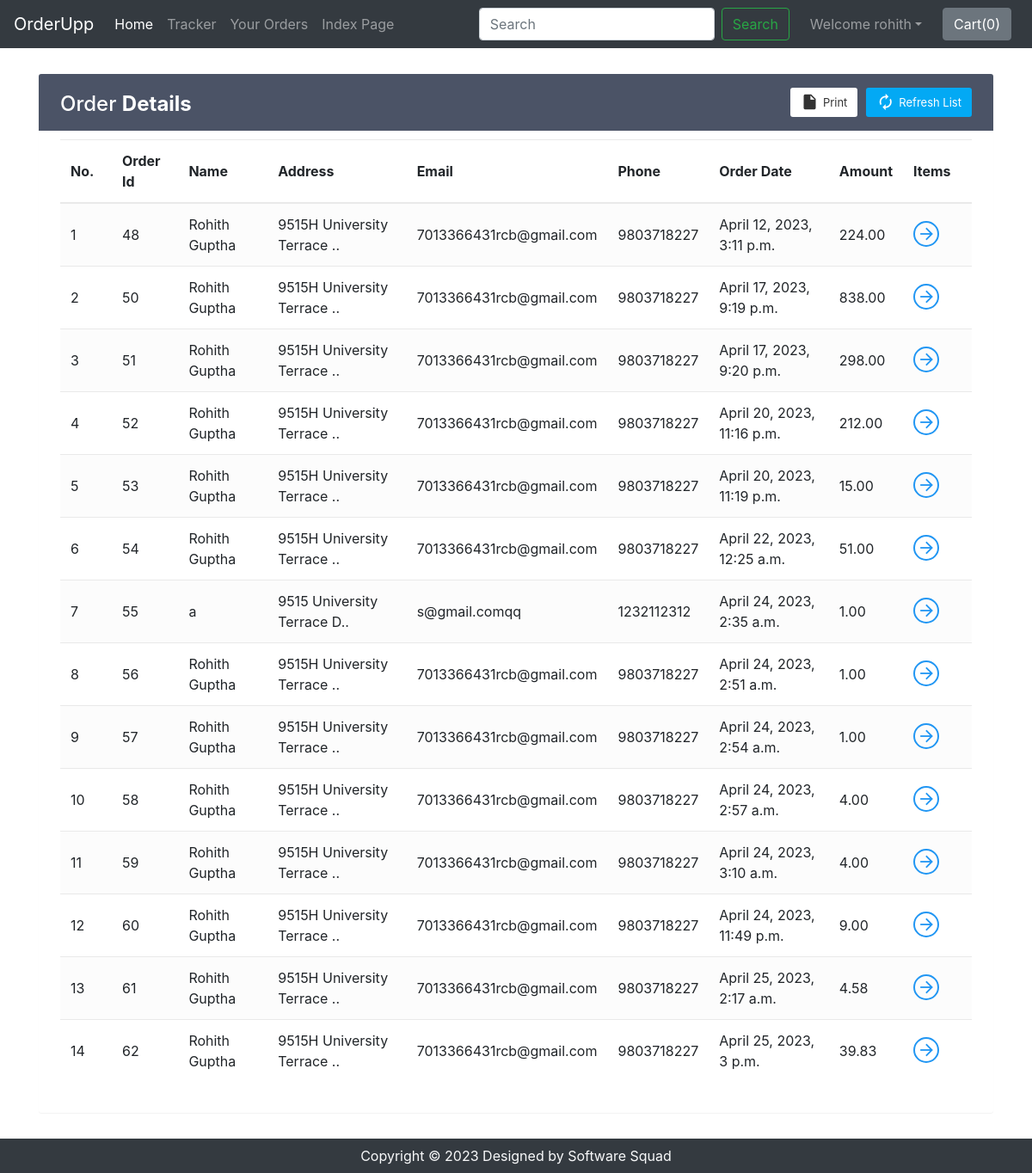
/shop/orderView/ (signed in), run on the app's committed database.
### shop/models.py (models this page shows)
class Orders(models.Model):
    order_id = models.AutoField(primary_key=True)
    items_json = models.CharField(max_length=5000)
    userId = models.IntegerField(default=0)
    amount = models.DecimalField(max_digits=10, decimal_places=2, default=0.0)
    name = models.CharField(max_length=90)
    email = models.CharField(max_length=111)
    address = models.CharField(max_length=111)
    city = models.CharField(max_length=111)
    state = models.CharField(max_length=111)
    zip_code = models.CharField(max_length=111)
    phone = models.CharField(max_length=111, default="")
    timestamp = models.DateTimeField(default=timezone.now)

### shop/views.py (the view)
# urls.py: path('orderView/', views.orderView, name="orderView"),
def orderView(request):
    if request.user.is_authenticated:
        current_user = request.user
        orderHistory = Orders.objects.filter(userId=current_user.id)
        if len(orderHistory) == 0:
            messages.info(request, "You have not ordered.")
            return render(request, 'shop/orderView.html')
        return render(request, 'shop/orderView.html', {'orderHistory': orderHistory})
    return render(request, 'shop/orderView.html')

### shop/templates/shop/orderView.html (shortened to what this page needs)
{% extends 'shop/basic.html' %}
{% block body %}
{% if user.is_authenticated %}
<div class="container" id="cont">
    <div class="table-wrapper">
        <div class="table-title">
            <div class="row">
                <div class="col-sm-4">
                    <h2>Order <b>Details</b></h2>
                </div>
                <div class="col-sm-8">
                    <a href="" class="btn btn-primary"><i class="material-icons">&#xE863;</i> <span>Refresh List</span></a>
                    <a href="#" onclick="window.print()" class="btn btn-info"><i class="material-icons">&#xE24D;</i> <span>Print</span></a>
                </div>
            </div>
        </div>
        <table class="table table-striped table-hover">
            <thead>
                <tr>
                    <th>No.</th>
                    <th>Order Id</th>
                    <th>Name</th>
                    <th>Address</th>
                    <th>Email</th>
                    <th>Phone</th>
                    <th>Order Date</th>
                    <th>Amount</th>
                    <th>Items</th>
                </tr>
            </thead>
            <tbody>
                {% for i in orderHistory %}
                <tr>
                    <td class="count"></td>
                    <td>{{i.order_id}}</td>
                    <td>{{i.name}}</td>
                    <td data-toggle="tooltip" title="{{i.address}}">{{i.address|slice:"0:25"}}..</td>
                    <td>{{i.email}}</td>
                    <td>{{i.phone}}</td>
                    <td>{{i.timestamp}}</td>
                    <td>{{i.amount}}</td>
                    <td><a href="#" id="click{{i.order_id}}" class="view" title="View Details"><i class="material-icons">&#xE5C8;</i></a></td>
                </tr>
                {% endfor %}
            </tbody>
        </table>
    </div>
</div>
{% else %}
    <div id="cont2">
        <div class="alert alert-info">
            <font style="font-size:22px"><center>You need to <strong><a class="alert-link" data-toggle="modal" data-target="#loginModal">Login</a></strong></center></font>
        </div>
    </div>
{% endif %}
{% endblock %}

### shop/templates/shop/basic.html (shortened to what this page needs)
<!doctype html>
<html lang="en">
  <head>
    <link rel="stylesheet" href="https://stackpath.bootstrapcdn.com/bootstrap/4.2.1/css/bootstrap.min.css">
    <link rel="stylesheet" href="https://stackpath.bootstrapcdn.com/bootstrap/4.3.1/css/bootstrap.min.css">
    <link rel="stylesheet" href="https://use.fontawesome.com/releases/v5.8.2/css/all.css">
  </head>
 <body  style="background-repeat: repeat; background-attachement: fixed; background-image: url('https://img.freepik.com/free-photo/top-close-up-view-vegetables-tomatoes-with-pedicels-garlic-bell-peppers-lemon-oil-onion_140725-72203.jpg?w=1800&t=st=1682445396~exp=1682445996~hmac=44e3032ff4d5ef6cf2852202c1ba7dc55594c147fe750644289caa152fe82a40') ;
   ">
  <body>
  <nav class="navbar navbar-expand-lg navbar-dark bg-dark">
      <a class="navbar-brand" href="/shop">OrderUpp</a>
      <div class="collapse navbar-collapse" id="navbarSupportedContent">
        <ul class="navbar-nav mr-auto">
          <li class="nav-item active">
            <a class="nav-link" href="/shop">Home <span class="sr-only">(current)</span></a>
          </li>
          <li class="nav-item">
            <a class="nav-link" href="/shop/tracker">Tracker</a>
          </li>
          <li class="nav-item">
            <a class="nav-link" href="/shop/orderView/">Your Orders</a>
          </li>
          <li class="nav-item">
            <a class="nav-link" href="/">Index Page</a>
          </li>
        </ul>
        <form method="get" action="/shop/search" class="form-inline my-2 my-lg-0 mx-3">
          <input class="form-control mr-sm-2" type="search" name="search" id="search" placeholder="Search" aria-label="Search" required>
          <button class="btn btn-outline-success my-2 my-sm-0" type="submit">Search</button>
        </form>
        {% if user.is_authenticated %}
        <ul class="navbar-nav mr-2">
          <li class="nav-item dropdown">
            <a class="nav-link dropdown-toggle" href='#' id="navbarDropdown" role="button" data-toggle="dropdown"> Welcome {{request.user}}</a>
          </li>
        </ul>
        {% else %}
        <button type="button" class="btn btn-success mx-2" data-toggle="modal" data-target="#loginModal">Login</button>
        <button type="button" class="btn btn-success mx-2" data-toggle="modal" data-target="#signupModal">SignUp</button>
        {% endif %}
        <button type="button" class="btn btn-secondary mx-2" id="popcart" data-container="body" data-html="true" data-toggle="popover" title="MyCart" data-placement="bottom" data-content="Bottom popover">
          Cart(<span id="cart">0</span>)
        </button>
      </div>
    </nav>
    {% block body %} {% endblock %}
    <div class="footer container-fluid bg-dark text-light">
        <p class="text-center py-2 mb-0">Copyright © 2023 Designed by Software Squad</p>
    </div>
  </body>
</html>

### data on the page
Orders: order_id "48", name "Rohith Guptha", address "9515H University Terrace", email "7013366431rcb@gmail.com", phone "9803718227", timestamp "April 12, 2023, 3:11 p.m.", amount "224.00"
Orders: order_id "50", name "Rohith Guptha", address "9515H University Terrace", email "7013366431rcb@gmail.com", phone "9803718227", timestamp "April 17, 2023, 9:19 p.m.", amount "838.00"
Orders: order_id "51", name "Rohith Guptha", address "9515H University Terrace", email "7013366431rcb@gmail.com", phone "9803718227", timestamp "April 17, 2023, 9:20 p.m.", amount "298.00"
Orders: order_id "52", name "Rohith Guptha", address "9515H University Terrace", email "7013366431rcb@gmail.com", phone "9803718227", timestamp "April 20, 2023, 11:16 p.m.", amount "212.00"
Orders: order_id "53", name "Rohith Guptha", address "9515H University Terrace", email "7013366431rcb@gmail.com", phone "9803718227", timestamp "April 20, 2023, 11:19 p.m.", amount "15.00"
Orders: order_id "54", name "Rohith Guptha", address "9515H University Terrace", email "7013366431rcb@gmail.com", phone "9803718227", timestamp "April 22, 2023, 12:25 a.m.", amount "51.00"
Orders: order_id "55", name "a", address "9515 University Terrace D", email "s@gmail.comqq", phone "1232112312", timestamp "April 24, 2023, 2:35 a.m.", amount "1.00"
Orders: order_id "56", name "Rohith Guptha", address "9515H University Terrace", email "7013366431rcb@gmail.com", phone "9803718227", timestamp "April 24, 2023, 2:51 a.m.", amount "1.00"
Orders: order_id "57", name "Rohith Guptha", address "9515H University Terrace", email "7013366431rcb@gmail.com", phone "9803718227", timestamp "April 24, 2023, 2:54 a.m.", amount "1.00"
Orders: order_id "58", name "Rohith Guptha", address "9515H University Terrace", email "7013366431rcb@gmail.com", phone "9803718227", timestamp "April 24, 2023, 2:57 a.m.", amount "4.00"
Orders: order_id "59", name "Rohith Guptha", address "9515H University Terrace", email "7013366431rcb@gmail.com", phone "9803718227", timestamp "April 24, 2023, 3:10 a.m.", amount "4.00"
Orders: order_id "60", name "Rohith Guptha", address "9515H University Terrace", email "7013366431rcb@gmail.com", phone "9803718227", timestamp "April 24, 2023, 11:49 p.m.", amount "9.00"
Orders: order_id "61", name "Rohith Guptha", address "9515H University Terrace", email "7013366431rcb@gmail.com", phone "9803718227", timestamp "April 25, 2023, 2:17 a.m.", amount "4.58"
Orders: order_id "62", name "Rohith Guptha", address "9515H University Terrace", email "7013366431rcb@gmail.com", phone "9803718227", timestamp "April 25, 2023, 3 p.m.", amount "39.83"

### other printed values
{{ request.user }} "rohith"
